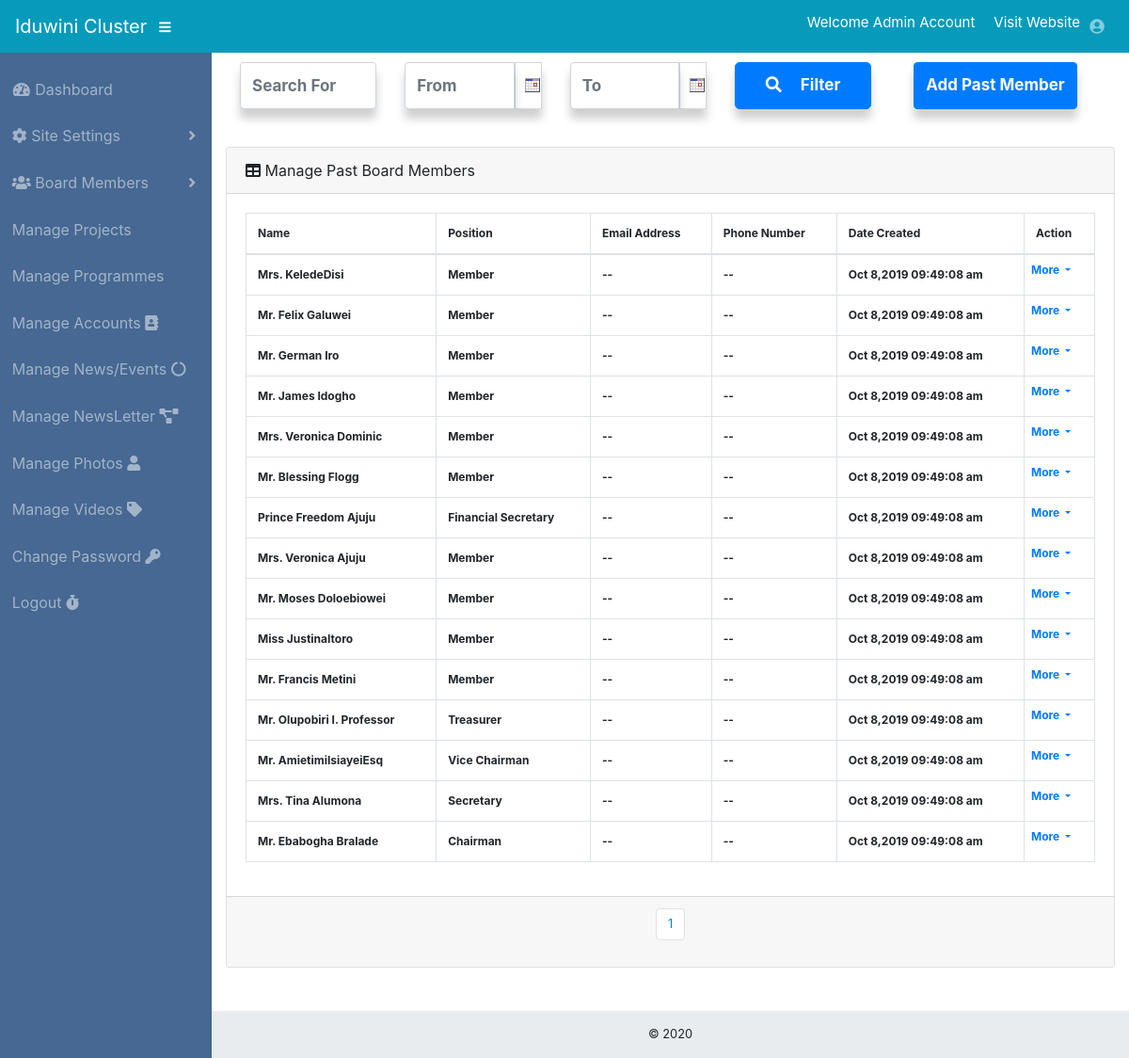
Page /webcontrol/past_members.php (signed in) on the committed database.
### tables this page shows
CREATE TABLE `past_staff` (
  `id` int(11) NOT NULL,
  `name` text NOT NULL,
  `position` text NOT NULL,
  `email` varchar(255) NOT NULL,
  `phone` varchar(255) NOT NULL,
  `created_at` datetime NOT NULL DEFAULT CURRENT_TIMESTAMP
);

### last_seen.php (called while the page is built, shortened)
<?php
function read_able($ttime){
    return date("M j,Y h:i:s a",strtotime($ttime));
}
?>

### webcontrol/past_members.php (the view, shortened to what this page needs)
<!DOCTYPE html>
<html lang="en">
<head>
<?php include("styles.php"); ?>
</head>
<body id="page-top">
 <?php include("header.php"); ?>
  <div id="wrapper">
  <?php include("aside.php"); ?>
    <div id="content-wrapper">
      <div class="container-fluid">
      <div class="row">
      <div class="col-md-9">
      <form method="post" action="past_filter" id="tarp">
               <div class="col-md-3" style="float:left;">
                 <div class="form-group">
                   <input type="text" placeholder="Search For" name="pro_name" value="<?php if(isset($_GET['pro_name'])){echo $_GET['pro_name'];} ?>" class="form-control it">
                 </div>
               </div>
               <div class="col-md-3" style="float:left;">
                 <div class="form-group input-group">
 									<input class="form-control datepicker form-control-email it" placeholder="From" name="date" type="text" value="<?php if(isset($_GET['start'])){echo $_GET['start'];} ?>" required>
 									<span class="input-group-addon sweep"><img class="dater" src="../shared/datepicker/cal.gif" name="date"></span>
 								</div>
               </div>
               <div class="col-md-3" style="float:left;">
                 <div class="form-group input-group">
 									<input class="form-control datepicker2 form-control-email it" placeholder="To" name="date2" type="text" value="<?php if(isset($_GET['end'])){echo $_GET['end'];} ?>" required>
 									<span class="input-group-addon sweep2"><img class="dater2" src="../shared/datepicker/cal.gif" name="date"></span>
 								</div>
               </div>
               <div class="col-md-3 text-right" style="float:left;">
                 <button type="submit" name="gfsa" id="gdate" style="border-radius:5px;" class="btn btn-primary btn-block it"><i class="fa fa-search" style="margin-right:20px;"></i>Filter</button>
               </div>
             </form>
      </div>
      <div class="col-md-3 "><button class="btn btn-primary it" data-toggle="modal" data-target="#add">Add Past Member</button>
      </div>
             </div>
      <br>
 <div class="card mb-3">
          <div class="card-header">
            <i class="fas fa-table"></i>
            Manage Past Board Members</div>
          <div class="card-body">
            <div class="table-responsive">
              <table class="table table-bordered" id="dataTable" width="100%" cellspacing="0">
                <thead>
                  <tr>
                  <th>Name</th>
                    <th>Position</th>
                    <th>Email Address</th>
                    <th>Phone Number</th>
                    <th>Date Created</th>
                    <th colspan="3">Action</th>
                  </tr>
                </thead>
                <tbody>
<?php
 $per_page=20;
 if(isset($_GET['pro_name']) && isset($_GET['start']) && isset($_GET['end'])){
  $sname=$_GET['pro_name'];
  $sstart=$_GET['start'];
  $send=$_GET['end'];
  $count_all=$conn->query("select count(*) from past_staff where name LIKE '%$sname%' AND created_at>='$sstart' AND created_at<='$send' OR position LIKE '%$sname%' AND created_at>='$sstart' AND created_at<='$send' OR email LIKE '%$sname%' AND created_at>='$sstart' AND created_at<='$send' OR phone LIKE '%$sname%' AND created_at>='$sstart' AND created_at<='$send'");
 }else{
  $count_all=$conn->query("select count(*) from past_staff");
 }
    while($row=$count_all->fetch_array()){
        $count_val=$row[0];
    }
    $pages=ceil($count_val/$per_page);
if(isset($_GET['pro_name']) && isset($_GET['start']) && isset($_GET['end'])){
  $sname=$_GET['pro_name'];
  $sstart=$_GET['start'];
  $send=$_GET['end'];
  if(isset($_GET['page']) && !empty($_GET['page']) && is_numeric($_GET['page'])){
    $start=(($_GET['page'])-1)*$per_page;
    $site=$conn->query("select * from past_staff where name LIKE '%$sname%' AND created_at>='$sstart' AND created_at<='$send' OR position LIKE '%$sname%' AND created_at>='$sstart' AND created_at<='$send' OR email LIKE '%$sname%' AND created_at>='$sstart' AND created_at<='$send' OR phone LIKE '%$sname%' AND created_at>='$sstart' AND created_at<='$send' order by id DESC LIMIT $per_page OFFSET $start");
  }
}else{
  if(isset($_GET['page']) && !empty($_GET['page']) && is_numeric($_GET['page'])){
    $start=(($_GET['page'])-1)*$per_page;
    $site=$conn->query("select * from past_staff order by id DESC LIMIT $per_page OFFSET $start");
  }
}
if($site->num_rows>=1){
  while($row=$site->fetch_assoc()){ ?>
    <tr>
    <td><?php echo $row['name']; ?></td>
    <td><?php echo $row['position']; ?></td>
    <td><?php echo $row['email']; ?></td>
    <td><?php echo $row['phone']; ?></td>
    <td><?php echo read_able($row['created_at']); ?></td>
          <td class="nav-item dropdown" style="padding:0;">
              <a  style="padding:7px;" class="nav-link dropdown-toggle" href="#" id="pagesDropdown" role="button" data-toggle="dropdown" aria-haspopup="true" aria-expanded="false">
                <span>More</span>
              </a>
            </td>
    </tr>
<?php }
}else{
  echo "<tr><td colspan=11>No results Found</td></tr>";
}
?>
                </tbody>
              </table>
            </div>
          </div>
          <div class="card-footer small text-muted">
<ul class="pagination pagination-md justify-content-center">
<?php
if(isset($_GET['pro_name']) && isset($_GET['start']) && isset($_GET['end'])){
  for($icount=1;$icount<=$pages;$icount++) { ?>
    <li class="page-item">
    <a class="page-link" style="color:#0088cc;" href="past_members?page=<?php echo $icount; ?>&pro_name=<?php echo $_GET['pro_name']; ?>&start=<?php echo $_GET['start']; ?>&end=<?php echo $_GET['end']; ?>"><?php echo $icount; ?></a>
    </li>
    <?php }
}else{
      for($icount=1;$icount<=$pages;$icount++) { ?>
      <li class="page-item">
      <a class="page-link" style="color:#0088cc;" href="past_members?page=<?php echo $icount; ?>"><?php echo $icount; ?></a>
      </li>
      <?php }
}
?>
</ul>
          </div>
        </div>
      </div>
     <?php include("footer.php"); ?>
    </div>
  </div>
</body>
</html>

### webcontrol/styles.php (style rules this page uses)
#content-wrapper { margin-top:50px; }

### webcontrol/past_members.php (style rules this page uses)
.it { height:50px; box-shadow:0px 10px 10px 0px rgba(0,0,0,0.19); font-size:17px; font-weight:bold; }
.form-control { border-color:0px #d2d6de !important; }
.sweep,.sweep2 { box-shadow:0px 10px 10px 0px rgba(0,0,0,0.19); padding-top:10px; padding-left:10px; width:20%; border:1px solid #d2d6de !important; }
tr,th,td { font-size:12px; font-weight:bold; }

### rows in the picture
past_staff: name "Mrs. KeledeDisi", position "Member", email "--", phone "--", created_at "Oct 8,2019 09:49:08 am"
past_staff: name "Mr. Felix Galuwei", position "Member", email "--", phone "--", created_at "Oct 8,2019 09:49:08 am"
past_staff: name "Mr. German Iro", position "Member", email "--", phone "--", created_at "Oct 8,2019 09:49:08 am"
past_staff: name "Mr. James Idogho", position "Member", email "--", phone "--", created_at "Oct 8,2019 09:49:08 am"
past_staff: name "Mrs. Veronica Dominic", position "Member", email "--", phone "--", created_at "Oct 8,2019 09:49:08 am"
past_staff: name "Mr. Blessing Flogg", position "Member", email "--", phone "--", created_at "Oct 8,2019 09:49:08 am"
past_staff: name "Prince Freedom Ajuju", position "Financial Secretary", email "--", phone "--", created_at "Oct 8,2019 09:49:08 am"
past_staff: name "Mrs. Veronica Ajuju", position "Member", email "--", phone "--", created_at "Oct 8,2019 09:49:08 am"
past_staff: name "Mr. Moses Doloebiowei", position "Member", email "--", phone "--", created_at "Oct 8,2019 09:49:08 am"
past_staff: name "Miss JustinaItoro", position "Member", email "--", phone "--", created_at "Oct 8,2019 09:49:08 am"
past_staff: name "Mr. Francis Metini", position "Member", email "--", phone "--", created_at "Oct 8,2019 09:49:08 am"
past_staff: name "Mr. Olupobiri I. Professor", position "Treasurer", email "--", phone "--", created_at "Oct 8,2019 09:49:08 am"
past_staff: name "Mr. AmietimiIsiayeiEsq", position "Vice Chairman", email "--", phone "--", created_at "Oct 8,2019 09:49:08 am"
past_staff: name "Mrs. Tina Alumona", position "Secretary", email "--", phone "--", created_at "Oct 8,2019 09:49:08 am"
past_staff: name "Mr. Ebabogha Bralade", position "Chairman", email "--", phone "--", created_at "Oct 8,2019 09:49:08 am"

### other values in the picture
detail('name') "Admin Account"
